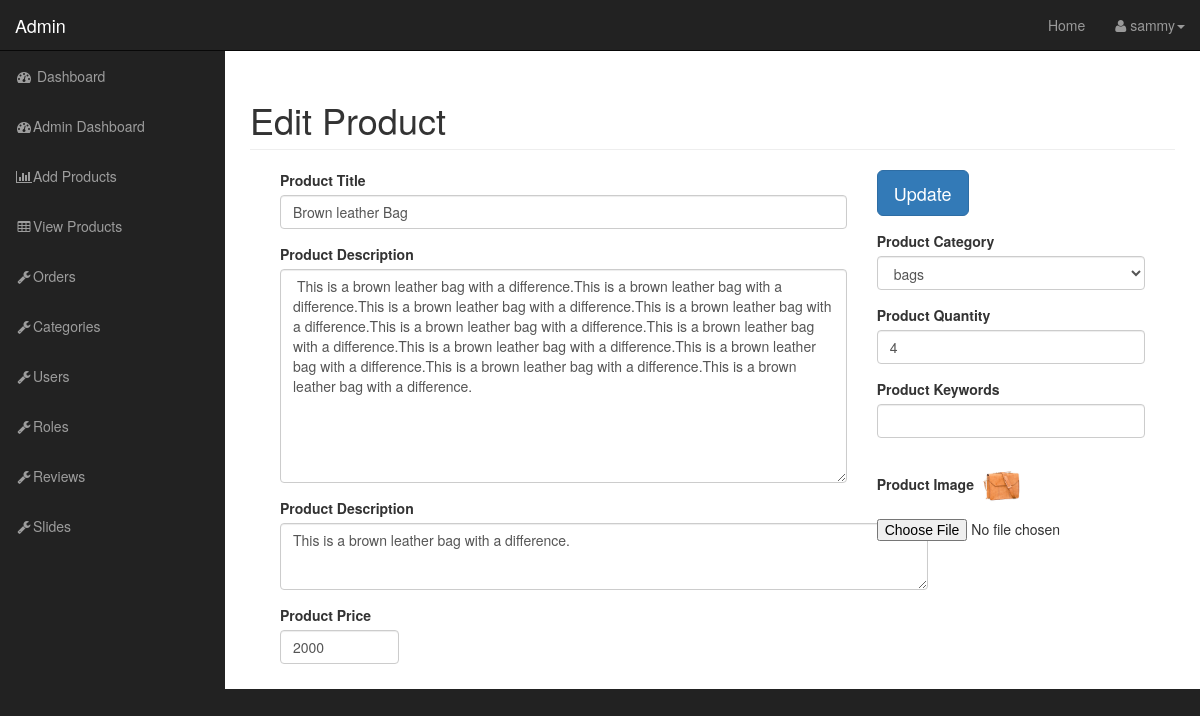
The app's page /admin/index.php?id_edit_products=1 (signed in) with its own data.
### tables this page shows
CREATE TABLE IF NOT EXISTS `users` (
  `user_id` int(11) NOT NULL AUTO_INCREMENT,
  `username` varchar(255) NOT NULL,
  `email` varchar(255) NOT NULL,
  `password` varchar(255) NOT NULL,
  `token` varchar(255) DEFAULT NULL,
  `firstname` varchar(255) NOT NULL,
  `lastname` varchar(255) NOT NULL,
  `images` varchar(255) NOT NULL,
  `address` varchar(255) NOT NULL,
  `city` varchar(255) NOT NULL,
  `country` varchar(255) NOT NULL,
  `zipcode` varchar(255) NOT NULL,
  `tel` varchar(255) NOT NULL,
  PRIMARY KEY (`user_id`)
);

CREATE TABLE IF NOT EXISTS `products` (
  `product_id` int(11) NOT NULL AUTO_INCREMENT,
  `product_title` varchar(255) NOT NULL,
  `product_category_id` int(11) NOT NULL,
  `product_brand_id` int(11) NOT NULL,
  `product_price` float NOT NULL,
  `product_quantity` int(11) NOT NULL,
  `product_description` text NOT NULL,
  `short_desc` text NOT NULL,
  `product_image` varchar(255) NOT NULL,
  `featured` varchar(255) NOT NULL,
  PRIMARY KEY (`product_id`)
);

### resources/functions.php (called while the page is built, shortened)
<?php
function myQuery($query){
  global $conn;
  return  mysqli_query($conn,$query);
}
             ?><li><a href="welcome.php">Home</a></li><?php

### admin/backend/edit_product.php (the view, shortened to what this page needs)
<?php
 if(isset($_GET['id_edit_products'])){
    $select_query = myQuery("SELECT * FROM products WHERE product_id = ".$_GET['id_edit_products']."");
    while($row = mysqli_fetch_assoc($select_query)){
       $product_title = $row['product_title'];
       $product_description = $row['product_description'];
       $product_price = $row['product_price'];
       $product_category_id = $row['product_category_id'];
       $product_keywords = $row['product_keywords'];
       $product_image = $row['product_image'];
       $short_desc = $row['short_desc'];
       $product_quantity = $row['product_quantity'];
    }
}
?>
<div class="col-md-12">
<div class="row">
<h1 class="page-header">
   Edit Product
</h1>
</div>
<form action="" method="post"  enctype="multipart/form-data">
<div class="col-md-8">
    <div class="form-group">
       <label for="product-title">Product Title </label>
        <input type="text" name="product_title" class="form-control" value="<?php echo $product_title ?>">
    </div>
    <div class="form-group">
           <label for="product-title">Product Description</label>
      <textarea name="product_description" id="" cols="30" rows="10" class="form-control"> <?php echo $product_description ?></textarea>
    </div>
    <div class="form-group">
           <label for="product-title">Product Description</label>
      <textarea name="short_desc" id="" cols="10" rows="5" class="form-control" style="width: 648px; height: 67px"><?php echo $short_desc ?></textarea>
    </div>
    <div class="form-group row">
      <div class="col-xs-3">
        <label for="product-price">Product Price</label>
        <input type="text" name="product_price" class="form-control" size="60" value="<?php echo  $product_price ?>">
      </div>
    </div>
</div>
<aside id="admin_sidebar" class="col-md-4">
     <div class="form-group">
        <input type="submit" name="update" class="btn btn-primary btn-lg" value="Update">
    </div>
    <div class="form-group">
         <label for="product-title">Product Category</label>
        <select name="product_category_id" id="" class="form-control">
            <?php
                $result = myQuery("SELECT * FROM categories");
                while ($row = mysqli_fetch_assoc($result)) {
                     $cat_id = $row['cat_id'];
                     $cat_title = $row['cat_title'];
                     if($cat_id ==  $product_category_id){
                         echo "<option selected value='$cat_id'>$cat_title</option>";
                     }
                     else{
                         echo "<option value='$cat_id'>$cat_title</option>";
                     }
                }
             ?>
        </select>
</div>
    <div class="form-group">
      <label for="product-title">Product Quantity</label>
         <input type="text" name="product_quantity" id="" class="form-control" value="<?php echo $product_quantity ?>">
    </div>
    <div class="form-group">
          <label for="product-title">Product Keywords</label>
        <input type="text" name="product_keywords" class="form-control" value="<?php echo $product_keywords ?>">
    </div>
    <div class="form-group">
        <label for="product-title">Product Image</label>
        <img src="../images/<?php echo $product_image ?>" alt="" width="50">
        <input type="file" name="image" value="<?php echo $product_image ?>">
    </div>
</aside>
</form>

### admin/frontend/top_nav.php (shortened to what this page needs)
<ul class="nav navbar-right top-nav">
    <?php
       if(isset($_SESSION['user_id'])){
           $result = myQuery("SELECT * FROM users WHERE user_id = ".$_SESSION['user_id']."");
           $count = mysqli_num_rows($result);
           if($count > 0){
             ?><li><a href="../welcome.php">Home</a></li><?php
           }
       }
       else{
          ?><li><a href="index.php">Home</a></li><?php
       }
     ?>
    <li class="dropdown">
        <a href="#" class="dropdown-toggle" data-toggle="dropdown"><i class="fa fa-user"></i> <?php echo isset($username) ? $username : $username = null ?><b class="caret"></b></a>
    </li>
</ul>

### admin/css/sb-admin.css (style rules this page uses)
body { margin-top: 100px; background-color: #222; }
@media (min-width:768px) { body { margin-top: 50px; } }
.top-nav { padding: 0 15px; }
.top-nav>li { display: inline-block; float: left; }
.top-nav>li>a { padding-top: 15px; padding-bottom: 15px; line-height: 20px; color: #999; }

### records on screen
users: username "sammy"
products: product_title "Brown leather Bag", product_description "This is a brown leather bag with a difference.This is a brown leather bag with a difference.This is a brown leather bag with a difference.This is a brown leather bag with a difference.This is a brown leather bag with a difference.This is a brown leather bag with a difference.This is a brown leather bag with a difference.This is a brown leather bag with a difference.This is a brown leather bag with a difference.This is a brown leather bag with a difference.", short_desc "This is a brown leather bag with a difference.", product_price "2000", product_quantity "4", product_image (picture)

### other values on screen
form field product_category_id "bags"
